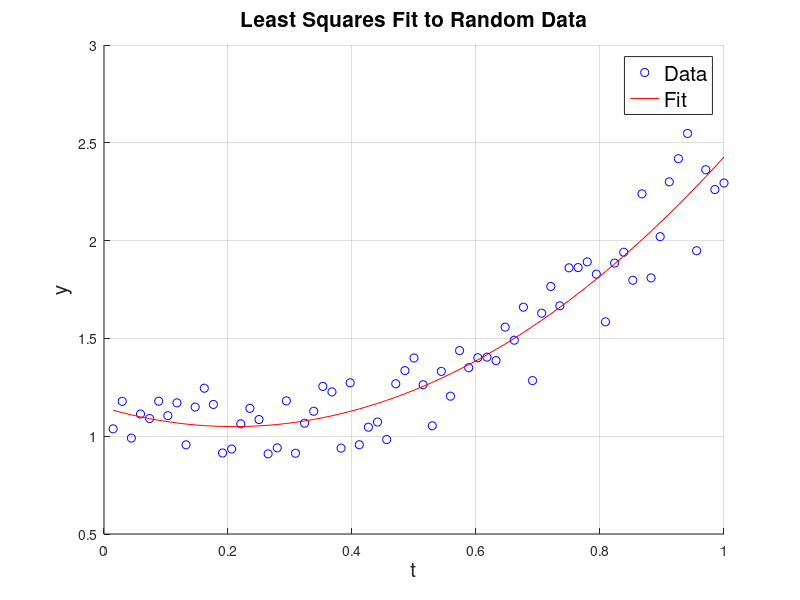

Write MATLAB code to recreate this figure.
%MACM 316 - MatLab Warmup Problem B
%Linear Algebra
%
%Please Refer to the the 'Matlab Warmup' assignment sheet found on Canvas.
%
%Purpose: The purpose of this problem is to compute a quadratic
%       | least squares fit to some noisy data. We will do this by 
%       | reivewing/learning the basic linear algebra operations in 
%       | Matlab. This includes matrix operations/syntax,
%       | manipulating vectors, and solving linear systems.

%  PRACTICE INITIALIZATION

%  clear the workspace of old values
clear

%  load the practice data & list variables
load hw00Bpractice.mat
whos

A = [t.^2 t ones(size(t))];  

M = (A.')*A;
v = (A.')*y;

%  linear solve
c = M\v;

% z = c(1)*t+c(2);
z = c(1)*t.^2 + c(2)*t + c(3);

disp('grading variables list:  z, Err')

% Solve for squared error
s = 0;

for j = 1:N
    zTemp = c(1)*t(j)+c(2);
    s = s + (y(j) + zTemp)^2;
end 

Err = (1/N) * s;

%  pre-written Plotting section
figure(1)
clf
hold on
plot(t,y,'bo')
plot(t,z,'r')
grid on
xlabel('t','fontsize',15)
ylabel('y','fontsize',15)
title('Least Squares Fit to Random Data','fontsize',15)
legend({'Data', 'Fit'},'fontsize',15)